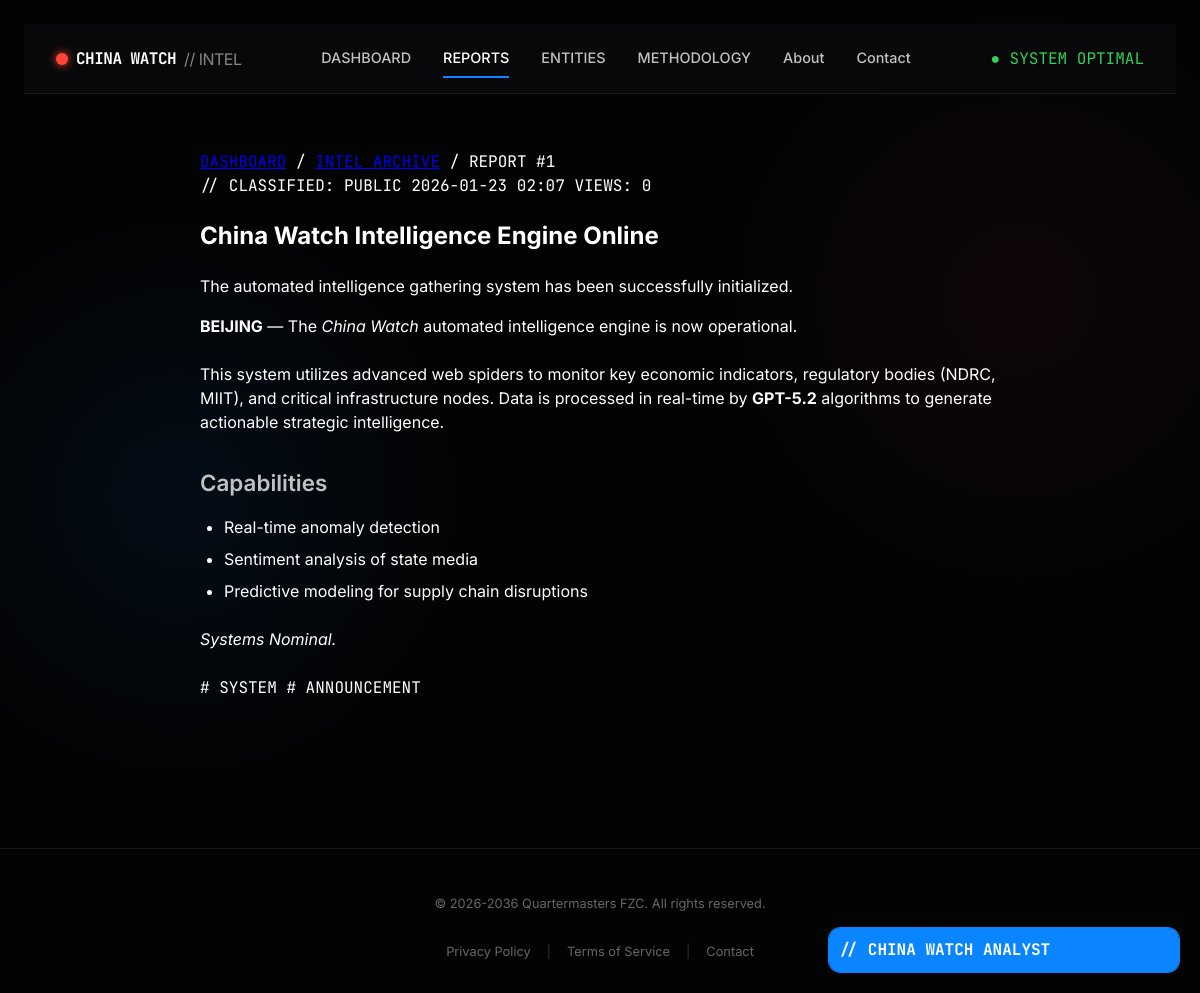
The page /reports/china-watch-intelligence-engine-online on the database its author committed.
### tables this page shows
CREATE TABLE `reports` (
  `id` bigint(20) NOT NULL AUTO_INCREMENT,
  `slug` varchar(255) NOT NULL,
  `title` varchar(255) NOT NULL,
  `summary` text NOT NULL,
  `content` longtext NOT NULL,
  `tags` json DEFAULT NULL,
  `source_url` varchar(500) DEFAULT NULL,
  `published_at` datetime NOT NULL DEFAULT CURRENT_TIMESTAMP,
  `views` int(11) DEFAULT 0,
  PRIMARY KEY (`id`),
  UNIQUE KEY `idx_slug` (`slug`),
  KEY `idx_published` (`published_at`)
);

### core/src/Controllers/ReportController.php (called while the page is built, shortened)
<?php
class ReportController
{
    public function show(string $slug): void
    {
        $data = DB::query("SELECT * FROM reports WHERE slug = ? LIMIT 1", [$slug]);
        $report = $data[0];
        $tags = json_decode($report['tags'] ?? '[]', true);
        $meta_description = mb_substr(strip_tags($report['summary'] ?? $report['content']), 0, 160) . '...';
        View::render('reports/show', [
            'report' => $report,
            'page_title' => $report['title'] . ' // China Watch Intel',
            'meta_description' => $meta_description,
            'canonical_url' => 'https://chinawatch.blog/reports/' . $report['slug'],
            'og_type' => 'article',
            'og_image' => 'https://chinawatch.blog/public/assets/og-default.jpg',
            'article_published_time' => $report['published_at'],
            'article_tags' => $tags
        ]);
    }
}

### public_html/index.php (called while the page is built, shortened)
<?php
require_once __DIR__ . '/../core/src/bootstrap.php';
$router = new Router();
$router->get('/', [DashboardController::class, 'index']);
$router->get('/contact', [\RedPulse\Controllers\ContactController::class, 'index']);
$router->post('/contact', [\RedPulse\Controllers\ContactController::class, 'send']);
$router->get('/about', [\RedPulse\Controllers\StaticController::class, 'about']);
$router->get('/methodology', [\RedPulse\Controllers\StaticController::class, 'methodology']);
$router->get('/privacy', [\RedPulse\Controllers\StaticController::class, 'privacy']);
$router->get('/terms', [\RedPulse\Controllers\StaticController::class, 'terms']);
$router->get('/entities', [\RedPulse\Controllers\EntitiesController::class, 'index']);
$router->get('/entity/{id}', [\RedPulse\Controllers\EntitiesController::class, 'show']);
$router->get('/reports', [\RedPulse\Controllers\ReportController::class, 'index']);
$router->get('/reports/{slug}', [\RedPulse\Controllers\ReportController::class, 'show']);
$router->get('/tags', [\RedPulse\Controllers\TagController::class, 'index']);
$router->get('/tag/{slug}', [\RedPulse\Controllers\TagController::class, 'show']);
$router->get('/sitemapindex.xml', [\RedPulse\Controllers\SitemapController::class, 'sitemapIndex']);
$router->get('/sitemap.xml', [\RedPulse\Controllers\SitemapController::class, 'index']);
$router->get('/sitemap-reports.xml', [\RedPulse\Controllers\SitemapController::class, 'reports']);
$router->get('/sitemap-entities.xml', [\RedPulse\Controllers\SitemapController::class, 'entities']);
$router->get('/sitemap-tags.xml', [\RedPulse\Controllers\SitemapController::class, 'tags']);
$router->get('/sitemap-news.xml', [\RedPulse\Controllers\SitemapController::class, 'news']);
$router->get('/api/ticker', [DashboardController::class, 'ticker']);
$router->post('/api/chat', [\RedPulse\Controllers\ChatController::class, 'ask']);
$router->dispatch();

### core/src/bootstrap.php (called while the page is built, shortened)
<?php
spl_autoload_register(function ($class) {
    $prefix = 'RedPulse\\';
    $base_dir = __DIR__ . '/';
    $len = strlen($prefix);
    $relative_class = substr($class, $len);
    $file = $base_dir . str_replace('\\', '/', $relative_class) . '.php';
});

### core/src/Core/DB.php (called while the page is built, shortened)
<?php
class DB
{
    private static ?PDO $instance = null;
    public static function connect(): PDO
    {
        if (self::$instance === null) {
            try {
                $dsn = "mysql:host=" . DB_HOST . ";dbname=" . DB_NAME . ";charset=utf8mb4";
                $options = [
                    PDO::ATTR_ERRMODE => PDO::ERRMODE_EXCEPTION,
                    PDO::ATTR_DEFAULT_FETCH_MODE => PDO::FETCH_ASSOC,
                    PDO::ATTR_EMULATE_PREPARES => false,
                ];
                self::$instance = new PDO($dsn, DB_USER, DB_PASS, $options);
            } catch (PDOException $e) {
                error_log("Database Connection Error: " . $e->getMessage());
                die("System Unavailable (Database Error)");
            }
        }
        return self::$instance;
    }
    public static function query(string $sql, array $params = []): array
    {
        $stmt = self::connect()->prepare($sql);
        $stmt->execute($params);
        return $stmt->fetchAll();
    }
}

### core/views/reports/show.php (the view, shortened to what this page needs)
<div class="report-container" style="max-width: 800px; margin: 0 auto; padding: 2rem 1rem;">
    <nav aria-label="Breadcrumb" class="mb-8 font-mono text-sm text-[var(--text-secondary)]">
        <a href="/" class="hover:text-white">DASHBOARD</a>
        <span class="mx-2">/</span>
        <a href="/reports" class="hover:text-white">INTEL ARCHIVE</a>
        <span class="mx-2">/</span>
        <span class="text-[var(--signal-blue)]">REPORT #<?= $report['id'] ?></span>
    </nav>
    <article class="prose prose-invert lg:prose-xl">
        <header class="mb-10 border-b border-[var(--border-subtle)] pb-8">
            <div class="flex items-center gap-4 text-xs font-mono text-[var(--signal-blue)] mb-4">
                <span>// CLASSIFIED: PUBLIC</span>
                <span>
                    <?= date('Y-m-d H:i', strtotime($report['published_at'])) ?>
                </span>
                <span>VIEWS:
                    <?= $report['views'] ?>
                </span>
            </div>
            <h1 class="text-4xl md:text-5xl font-bold font-ui mb-6 leading-tight tracking-tight">
                <?= $report['title'] ?>
            </h1>
            <p class="text-xl text-[var(--text-secondary)] leading-relaxed font-serif italic">
                <?= $report['summary'] ?>
            </p>
        </header>
        <div class="report-content text-gray-300 leading-8 font-ui text-lg">
            <?= $report['content'] ?>
        </div>
        <footer class="mt-12 pt-8 border-t border-[var(--border-subtle)]">
            <div class="flex gap-2">
                <?php
                $tags = json_decode($report['tags'], true) ?? [];
                foreach ($tags as $tag): ?>
                    <span
                        class="px-3 py-1 bg-[var(--bg-surface)] border border-[var(--border-subtle)] text-xs font-mono rounded-full">
                        #
                        <?= strtoupper($tag) ?>
                    </span>
                <?php endforeach; ?>
            </div>
        </footer>
    </article>
</div>

### core/src/Core/Router.php (shortened to what this page needs)
<?php
class Router
{
    public function dispatch(): void
    {
        $uri = parse_url($_SERVER['REQUEST_URI'], PHP_URL_PATH);
        if (preg_match('#^/data/([a-zA-Z0-9-_]+)$#', $uri, $matches)) {
            $controller = new \RedPulse\Controllers\DataController();
            $controller->show($matches[1]);
            return;
        }
        if (preg_match('#^/api/anomaly/([a-zA-Z0-9-_]+)$#', $uri, $matches)) {
            $controller = new \RedPulse\Controllers\DashboardController();
            $controller->anomaly_detail($matches[1]);
            return;
        }
        if (preg_match('#^/reports/([a-zA-Z0-9-_]+)$#', $uri, $matches)) {
            $controller = new \RedPulse\Controllers\ReportController();
            $controller->show($matches[1]);
            return;
        }
    }
}

### core/src/Core/View.php (shortened to what this page needs)
<?php
class View
{
    public static function render(string $view, array $data = []): void
    {
        extract($data);
        $viewFile = ROOT_DIR . '/core/views/' . $view . '.php';
        $layoutFile = ROOT_DIR . '/core/views/layout.php';
        if (file_exists($viewFile)) {
            require $viewFile;
            $content = ob_get_clean();
            if (isset($_SERVER['HTTP_HX_REQUEST'])) {
                echo $content;
            } else {
                require $layoutFile;
            }
        } else {
            echo "View path not found: " . $viewFile;
        }
    }
}

### core/views/layout.php (shortened to what this page needs)
<!DOCTYPE html>
<html lang="en">
<head>
    <link rel="stylesheet" href="/css/main.min.css?v=2.0">
</head>
<body>
    <?php
    $uri = parse_url($_SERVER['REQUEST_URI'], PHP_URL_PATH);
    $static_pages = ['/about', '/contact', '/methodology', '/privacy', '/terms'];
    $is_static_page = in_array($uri, $static_pages);
    $is_report_detail = (strpos($uri, '/reports/') === 0 && $uri !== '/reports');
    $is_entity_detail = (strpos($uri, '/entity/') === 0);
    $reading_mode_class = ($is_report_detail || $is_entity_detail || $is_static_page) ? 'layout-reading' : '';
    ?>
    <div class="app-container <?= $reading_mode_class ?>">
        <header class="header">
            <div class="logo">
                <a href="/" style="text-decoration:none; color:inherit; display:flex; align-items:center; gap:8px;">
                    <div
                        style="width:12px; height:12px; background:var(--signal-red); border-radius:50%; box-shadow: 0 0 10px var(--signal-red);">
                    </div>
                    China Watch <span style="opacity:0.5; font-weight:400; font-family:var(--font-ui);">// INTEL</span>
                </a>
            </div>
            <nav class="main-nav">
                <a href="/" class="nav-link <?= $uri === '/' ? 'active' : '' ?>">DASHBOARD</a>
                <a href="/reports" class="nav-link <?= strpos($uri, '/reports') === 0 ? 'active' : '' ?>">REPORTS</a>
                <a href="/entities" class="nav-link <?= strpos($uri, '/entit') === 0 ? 'active' : '' ?>">ENTITIES</a>
                <a href="/methodology" class="nav-link">METHODOLOGY</a>
                <a href="/about" class="nav-link">About</a>
                <a href="/contact" class="nav-link">Contact</a>
            </nav>
            <div class="status-indicator">
                <span class="font-mono text-green">● SYSTEM OPTIMAL</span>
            </div>
        </header>
        <?= $content ?>
    </div>
    <div id="ai-widget"
        style="position:fixed; bottom:20px; right:20px; width:350px; background:var(--bg-surface); border:1px solid var(--signal-blue); border-radius:12px; overflow:hidden; z-index:100;">
        <div class="chat-header"
            style="background:var(--signal-blue); padding:10px; font-family:var(--font-mono); font-weight:bold; cursor:pointer;"
            onclick="const body = document.getElementById('chat-body'); body.style.display = (body.style.display === 'none') ? 'flex' : 'none';">
            // CHINA WATCH ANALYST
        </div>
    </div>
    <footer class="app-footer">
        <div class="footer-content">
            <p>&copy; 2026-2036 <span class="font-bold">Quartermasters FZC</span>. All rights reserved.</p>
            <div class="footer-links">
                <a href="/privacy">Privacy Policy</a>
                <span class="divider">|</span>
                <a href="/terms">Terms of Service</a>
                <span class="divider">|</span>
                <a href="/contact">Contact</a>
            </div>
        </div>
    </footer>
</body>
</html>

### core/views/reports/show.php (style rules this page uses)
.report-content p { margin-bottom: 1.5rem; }
.report-content h3 { color: var(--text-secondary); font-size: 1.4rem; font-weight: 600; margin-top: 2rem; margin-bottom: 1rem; }
.report-content ul { list-style-type: disc; padding-left: 1.5rem; margin-bottom: 1.5rem; }
.report-content li { margin-bottom: 0.5rem; }

### rows shown on the page
reports: id "1", published_at "2026-01-23 02:07", views "0", title "China Watch Intelligence Engine Online", summary "The automated intelligence gathering system has been successfully initialized.", content "BEIJING — The China Watch automated intelligence engine is now operational. This system utilizes advanced web spiders to monitor key economic indicators, regulatory bodies (NDRC, MIIT), and critical infrastructure nodes. Data is processed in real-time by GPT-5.2 algorithms to generate actionable strategic intelligence. Capabilities Real-time anomaly detection Sentiment analysis of state media Predictive modeling for supply chain disruptions Systems Nominal.", tags "SYSTEM", tags "ANNOUNCEMENT"
